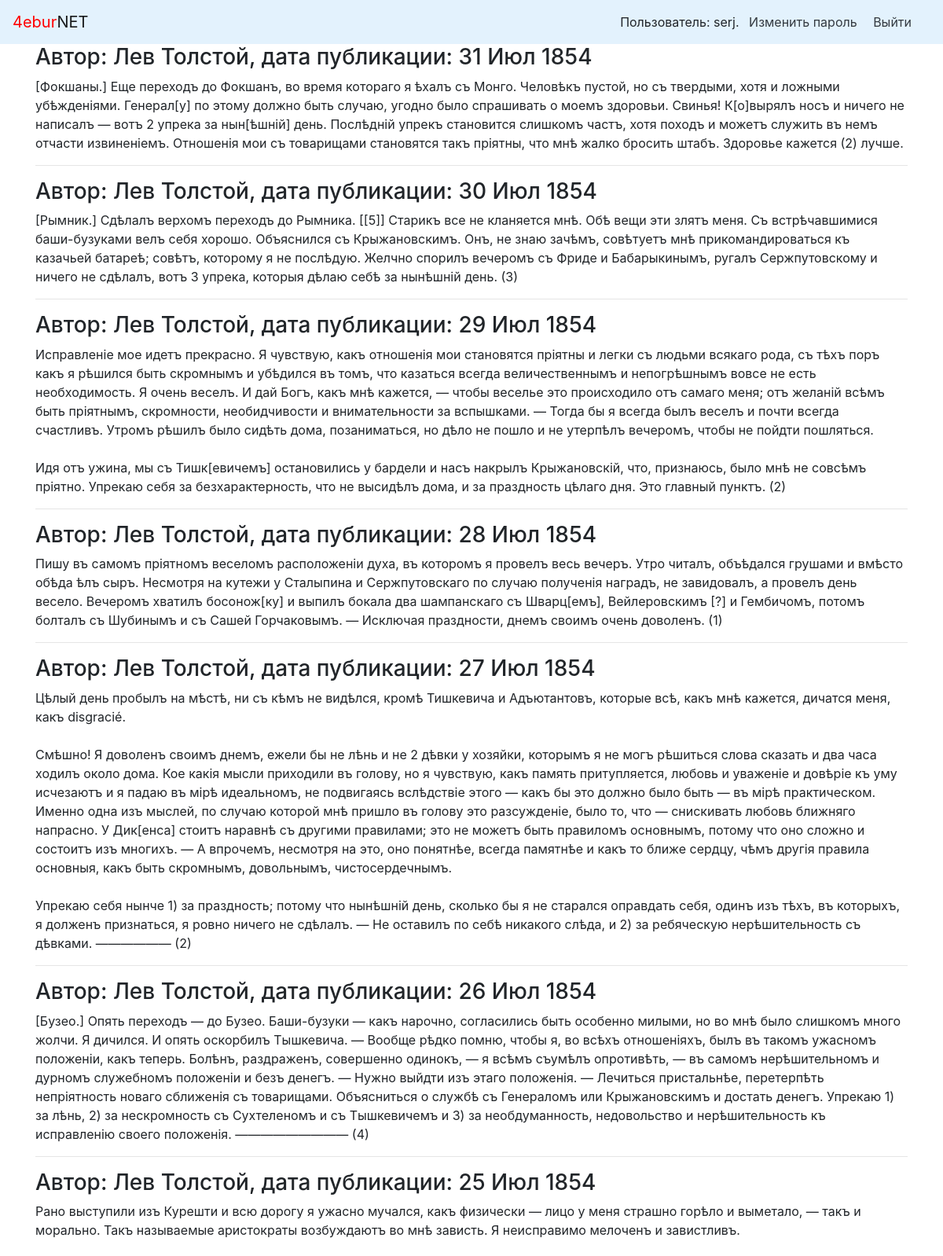
The page / (signed in, upper part) on the database its author committed.
### posts/models.py (models this page shows)
class Post(models.Model):
    text = models.TextField()
    pub_date = models.DateTimeField("date published", auto_now_add=True)
    author = models.ForeignKey(User, on_delete=models.CASCADE, related_name="posts")

### posts/views.py (the view)
# urls.py: path("", views.index, name="index")
def index(request):
    latest = Post.objects.order_by('-pub_date')[:11]
    return render(request, "index.html",{"posts": latest})

### templates/index.html (shortened to what this page needs)
<!doctype html>
<html>
    <head>
    </head>
    <body>
        {% extends "base.html" %}
        {% block content %}
        {% for post in posts %}
        <h3>
                Автор: {{ post.author.get_full_name }}, дата публикации: {{ post.pub_date|date:"d M Y" }}
        </h3>
        <p>{{ post.text|linebreaksbr }}</p>
        {% if not forrloop.last%}<hr>{%endif%}
        {% endfor %}
        {% endblock%}

### Users/templates/nav.html
<nav class="navbar navbar-light" style="background-color: #e3f2fd;">
    <a class="navbar-brand" href="/"><span style="color:red">4ebur</span>NET</a>
    <nav class="my-2 my-md-0 mr-md-3">
        {% if user.is_authenticated %}
        Пользователь: {{ user.username }}.
        <a class="p-2 text-dark" href="{% url 'password_change' %}">Изменить пароль</a>
        <a class="p-2 text-dark" href="{% url 'logout' %}">Выйти</a>
        {% else %}
        <a class="p-2 text-dark" href="{% url 'login' %}">Войти</a> |
        <a class="p-2 text-dark" href="{% url 'signup' %}">Регистрация</a>
        {% endif %}
    </nav>
</nav>

### rows shown on the page
Post: author.get_full_name "Лев Толстой", pub_date "31 Июл 1854", text "[Фокшаны.] Еще переходъ до Фокшанъ, во время котораго я ѣхалъ съ Монго. Человѣкъ пустой, но съ твердыми, хотя и ложными убѣжденіями. Генерал[у] по этому должно быть случаю, угодно было спрашивать о моемъ здоровьи. Свинья! К[о]вырялъ носъ и ничего не написалъ — вотъ 2 упрека за нын[ѣшній] день. Послѣдній упрекъ становится слишкомъ частъ, хотя походъ и можетъ служить въ немъ отчасти извиненіемъ. Отношенія мои съ товарищами становятся такъ пріятны, что мнѣ жалко бросить штабъ. Здоровье кажется (2) лучше."
Post: author.get_full_name "Лев Толстой", pub_date "30 Июл 1854", text "[Рымник.] Сдѣлалъ верхомъ переходъ до Рымника. [[5]] Старикъ все не кланяется мнѣ. Обѣ вещи эти злятъ меня. Съ встрѣчавшимися баши-бузуками велъ себя хорошо. Объяснился съ Крыжановскимъ. Онъ, не знаю зачѣмъ, совѣтуетъ мнѣ прикомандироваться къ казачьей батареѣ; совѣтъ, которому я не послѣдую. Желчно спорилъ вечеромъ съ Фриде и Бабарыкинымъ, ругалъ Сержпутовскому и ничего не сдѣлалъ, вотъ 3 упрека, которыя дѣлаю себѣ за нынѣшній день. (3)"
Post: author.get_full_name "Лев Толстой", pub_date "29 Июл 1854", text "Исправленіе мое идетъ прекрасно. Я чувствую, какъ отношенія мои становятся пріятны и легки съ людьми всякаго рода, съ тѣхъ поръ какъ я рѣшился быть скромнымъ и убѣдился въ томъ, что казаться всегда величественнымъ и непогрѣшнымъ вовсе не есть необходимость. Я очень веселъ. И дай Богъ, какъ мнѣ кажется, — чтобы веселье это происходило отъ самаго меня; отъ желаній всѣмъ быть пріятнымъ, скромности, необидчивости и внимательности за вспышками. — Тогда бы я всегда былъ веселъ и почти всегда счастливъ. Утромъ рѣшилъ было сидѣть дома, позаниматься, но дѣло не пошло и не утерпѣлъ вечеромъ, чтобы не пойдти пошляться. Идя отъ ужина, мы съ Тишк[евичемъ] остановились у бардели и насъ накрылъ…"
Post: author.get_full_name "Лев Толстой", pub_date "28 Июл 1854", text "Пишу въ самомъ пріятномъ веселомъ расположеніи духа, въ которомъ я провелъ весь вечеръ. Утро читалъ, объѣдался грушами и вмѣсто обѣда ѣлъ сыръ. Несмотря на кутежи у Сталыпина и Сержпутовскаго по случаю полученія наградъ, не завидовалъ, а провелъ день весело. Вечеромъ хватилъ босонож[ку] и выпилъ бокала два шампанскаго съ Шварц[емъ], Вейлеровскимъ [?] и Гембичомъ, потомъ болталъ съ Шубинымъ и съ Сашей Горчаковымъ. — Исключая праздности, днемъ своимъ очень доволенъ. (1)"
Post: author.get_full_name "Лев Толстой", pub_date "27 Июл 1854", text "Цѣлый день пробылъ на мѣстѣ, ни съ кѣмъ не видѣлся, кромѣ Тишкевича и Адъютантовъ, которые всѣ, какъ мнѣ кажется, дичатся меня, какъ disgracié. Смѣшно! Я доволенъ своимъ днемъ, ежели бы не лѣнь и не 2 дѣвки у хозяйки, которымъ я не могъ рѣшиться слова сказать и два часа ходилъ около дома. Кое какія мысли приходили въ голову, но я чувствую, какъ память притупляется, любовь и уваженіе и довѣріе къ уму исчезаютъ и я падаю въ мірѣ идеальномъ, не подвигаясь вслѣдствіе этого — какъ бы это должно было быть — въ мірѣ практическом. Именно одна изъ мыслей, по случаю которой мнѣ пришло въ голову это разсужденіе, было то, что — снискивать любовь ближняго напрасно. У Дик[енса] стоитъ наравнѣ съ другими…"
Post: author.get_full_name "Лев Толстой", pub_date "26 Июл 1854", text "[Бузео.] Опять переходъ — до Бузео. Баши-бузуки — какъ нарочно, согласились быть особенно милыми, но во мнѣ было слишкомъ много жолчи. Я дичился. И опять оскорбилъ Тышкевича. — Вообще рѣдко помню, чтобы я, во всѣхъ отношеніяхъ, былъ въ такомъ ужасномъ положеніи, какъ теперь. Болѣнъ, раздраженъ, совершенно одинокъ, — я всѣмъ съумѣлъ опротивѣть, — въ самомъ нерѣшительномъ и дурномъ служебномъ положеніи и безъ денегъ. — Нужно выйдти изъ этаго положенія. — Лечиться пристальнѣе, перетерпѣть непріятность новаго сближенія съ товарищами. Объясниться о службѣ съ Генераломъ или Крыжановскимъ и достать денегъ. Упрекаю 1) за лѣнь, 2) за нескромность съ Сухтеленомъ и съ Тышкевичемъ и 3) за…"
Post: author.get_full_name "Лев Толстой", pub_date "25 Июл 1854", text "Рано выступили изъ Курешти и всю дорогу я ужасно мучался, какъ физически — лицо у меня страшно горѣло и выметало, — такъ и морально. Такъ называемые аристократы возбуждаютъ во мнѣ зависть. Я неисправимо мелоченъ и завистливъ."

### other values the page prints
{{ user.username }} "serj"
